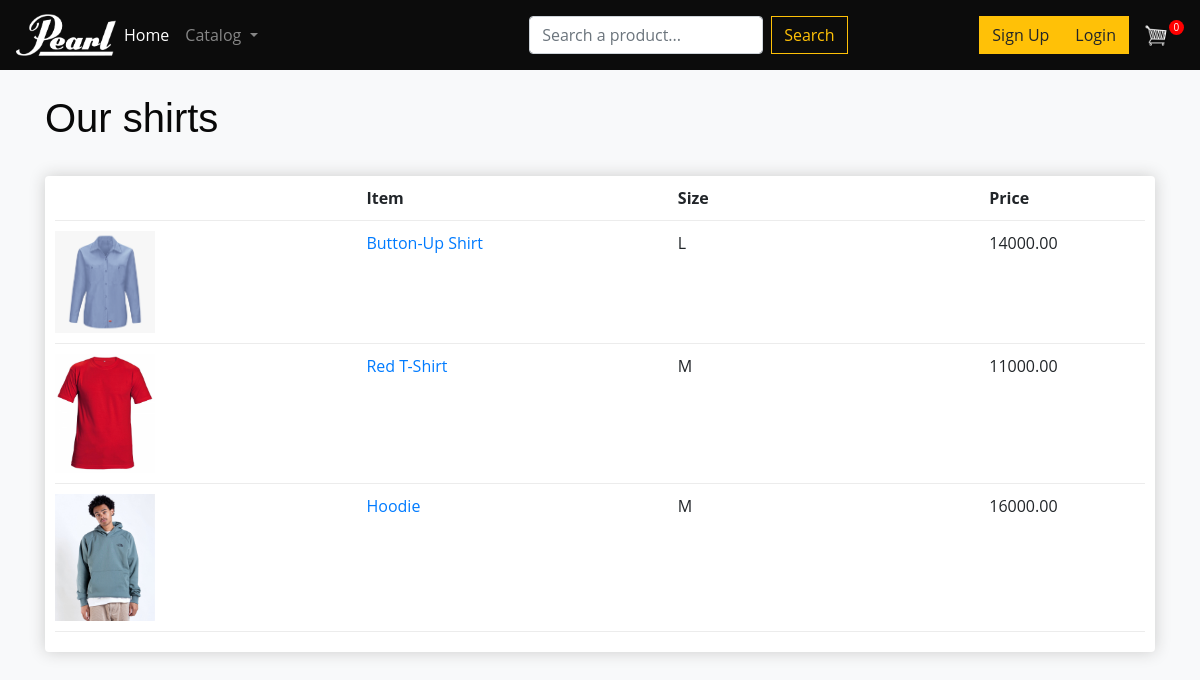
Page /shirts/ on the committed database.
### store/models.py (models this page shows)
class Product(models.Model):
    name = models.CharField(max_length=200, null=True)
    price = models.FloatField()
    image = models.ImageField(null=True, blank=True)
    digital = models.BooleanField(default=False, null=True, blank=True)
    estilo = models.ForeignKey(
        Estilo,
        on_delete=models.SET_NULL,
        null=True,
        help_text='Seleccione el o los estilos de este articulo.'
    )
    talla = models.CharField(
        max_length=10,
        null=True,
        blank=True,
        help_text='Agregue la talla de la prenda.'
    )
    marca = models.ForeignKey(
        Marca,
        on_delete=models.SET_NULL,
        null=True,
        help_text='Seleccione la marca de este articulo.'
    )
    description = models.CharField(
        max_length=100,
        null=True,
        help_text='Agregue una descripcion al articulo.'
    )
    def __str__(self):
        return self.name
    @property
    def imageURL(self):
        try:
            url = self.image.url
        except Exception:
            url = ''
        return url

### store/views.py (the view)
# urls.py: path('shirts/', views.camisas, name='shirts'),
def camisas(request):
    data = cartData(request)
    cartItems = data['cartItems']
    camisas = Product.objects.filter(estilo__style="Shirt")
    context = {
        'cartItems': cartItems,
        'camisas': camisas
    }
    return render(request, 'store/shirts.html', context)

### store/utils.py (called while the page is built, shortened)
def cookieCart(request):
    try:
        cart = json.loads(request.COOKIES['cart'])
    except Exception:
        cart = {}
    print('Cart:', cart)
    items = []
    order = {
        'get_cart_total': 0,
        'get_cart_items': 0,
        'shipping': False
    }
    cartItems = order['get_cart_items']
    return {
        'cartItems': cartItems,
        'order': order,
        'items': items
    }

def cartData(request):
    if request.user.is_authenticated:
        customer = request.user.customer
        order, created = Order.objects.get_or_create(
            customer=customer,
            complete=False
        )
        items = order.orderitem_set.all()
        cartItems = order.get_cart_items
    else:
        cookieData = cookieCart(request)
        cartItems = cookieData['cartItems']
        order = cookieData['order']
        items = cookieData['items']
    return {
        'cartItems': cartItems,
        'order': order,
        'items': items
    }

### store/templates/store/shirts.html
{% extends 'store/main.html' %}
{% load static %}
{% block content %}
    <h1>Our shirts</h1>
	<div class="row">
		<div class="col-lg-12">
			<br>
			<div class="box-element">
				<div class="cart-row">
					<div style="flex:2"></div>
					<div style="flex:2"><strong>Item</strong></div>
                    <div style="flex:2"><strong>Size</strong></div>
					<div style="flex:1"><strong>Price</strong></div>
				</div>
				{% for camisa in camisas %}
				<div class="cart-row">
					<div style="flex:2"><img class="row-image" src="{{camisa.imageURL}}"></div>
					<div style="flex:2">
                        <a href="{% url 'view_product' camisa.id %}">{{ camisa }}</a>
                    </div>
                    <div style="flex:2">{{camisa.talla}}</div>
					<div style="flex:1">{{camisa.price|floatformat:2}}</div>
				</div>
				{% endfor %}
			</div>
		</div>
	</div>
{% endblock content %}

### static/css/main.css (style rules this page uses)
body { background-color: #f8f9fa; }
h1,h2,h3,h4,h5,h6 { color:hsl(0, 0%, 30%); }
.box-element { box-shadow:hsl(0, 0%, 80%) 0 0 16px; background-color: #fff; border-radius: 4px; padding: 10px; }
.col-lg-4, .col-lg-6, .col-lg-8, .col-lg-12 { margin-top: 10px; }
.row-image { width: 100px; }
.cart-row { display: flex; align-items: flex-stretch; padding-bottom: 10px; margin-bottom: 10px; border-bottom: 1px solid #ececec; }
* { box-sizing: border-box; padding: 0; margin: 0; font-family: 'Open Sans', sans-serif; }
body { line-height: 1.5; }
img { width: 100%; display: block; }
h1 { position: relative; padding: 0; margin: 0; font-family: "Raleway", sans-serif; font-weight: 300; font-size: 40px; color: #080808; -webkit-transition: all 0.4s ease 0s; -o-transition: all 0.4s ease 0s; transition: all 0.4s ease 0s; }

### rows in the picture
Product: imageURL (picture), name "Button-Up Shirt", talla "L", price "14000.00"
Product: imageURL (picture), name "Red T-Shirt", talla "M", price "11000.00"
Product: imageURL (picture), name "Hoodie", talla "M", price "16000.00"

### other values in the picture
{{ cartItems }} "0"
